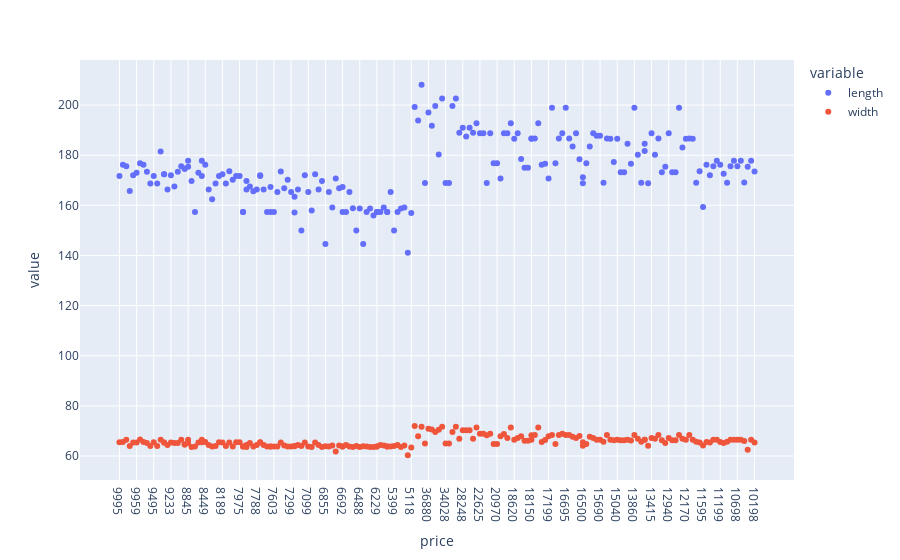

Source (notebook cell):
### Code cell
px.scatter(data_frame=df,x='price',y=['length','width'])

### Figure 1 — Plotly figure (JSON) as saved in the notebook; plotly's stock layout.template omitted (floating-point values rounded to 4 significant figures; data arrays with more than 128 entries replaced by an {"elided": "..."} marker saying what was removed)
{"data": [{"hovertemplate": "variable=length<br>price=%{x}<br>value=%{y}<extra></extra>", "legendgroup": "length", "marker": {"color": "#636efa", "symbol": "circle"}, "mode": "markers", "name": "length", "orientation": "v", "showlegend": true, "type": "scatter", "x": {"elided": "205 str values"}, "xaxis": "x", "y": {"elided": "205 float values"}, "yaxis": "y"}, {"hovertemplate": "variable=width<br>price=%{x}<br>value=%{y}<extra></extra>", "legendgroup": "width", "marker": {"color": "#EF553B", "symbol": "circle"}, "mode": "markers", "name": "width", "orientation": "v", "showlegend": true, "type": "scatter", "x": {"elided": "205 str values"}, "xaxis": "x", "y": {"elided": "205 float values"}, "yaxis": "y"}], "layout": {"legend": {"title": {"text": "variable"}, "tracegroupgap": 0}, "margin": {"t": 60}, "xaxis": {"anchor": "y", "domain": [0, 1], "title": {"text": "price"}}, "yaxis": {"anchor": "x", "domain": [0, 1], "title": {"text": "value"}}}}
